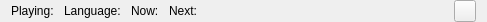
<?xml version="1.0" encoding="UTF-8"?>
<ui version="4.0">
 <class>InfoBar</class>
 <widget class="QWidget" name="InfoBar">
  <property name="geometry">
   <rect>
    <x>0</x>
    <y>0</y>
    <width>487</width>
    <height>22</height>
   </rect>
  </property>
  <property name="sizePolicy">
   <sizepolicy hsizetype="Preferred" vsizetype="Maximum">
    <horstretch>0</horstretch>
    <verstretch>0</verstretch>
   </sizepolicy>
  </property>
  <layout class="QHBoxLayout" name="horizontalLayout">
   <property name="spacing">
    <number>10</number>
   </property>
   <property name="topMargin">
    <number>0</number>
   </property>
   <property name="bottomMargin">
    <number>0</number>
   </property>
   <item>
    <widget class="QLabel" name="labelChannel">
     <property name="text">
      <string>Playing:</string>
     </property>
    </widget>
   </item>
   <item>
    <widget class="QLabel" name="labelLanguage">
     <property name="text">
      <string>Language:</string>
     </property>
    </widget>
   </item>
   <item>
    <widget class="QLabel" name="labelNow">
     <property name="text">
      <string>Now:</string>
     </property>
    </widget>
   </item>
   <item>
    <widget class="QLabel" name="labelNext">
     <property name="text">
      <string>Next:</string>
     </property>
    </widget>
   </item>
   <item>
    <spacer name="horizontalSpacer">
     <property name="orientation">
      <enum>Qt::Horizontal</enum>
     </property>
     <property name="sizeHint" stdset="0">
      <size>
       <width>40</width>
       <height>20</height>
      </size>
     </property>
    </spacer>
   </item>
   <item>
    <widget class="QPushButton" name="buttonRefresh">
     <property name="minimumSize">
      <size>
       <width>22</width>
       <height>22</height>
      </size>
     </property>
     <property name="maximumSize">
      <size>
       <width>22</width>
       <height>22</height>
      </size>
     </property>
     <property name="icon">
      <iconset resource="images.qrc">
       <normaloff>:/icons/images/reload.png</normaloff>:/icons/images/reload.png</iconset>
     </property>
     <property name="iconSize">
      <size>
       <width>20</width>
       <height>20</height>
      </size>
     </property>
    </widget>
   </item>
  </layout>
 </widget>
 <resources>
  <include location="images.qrc"/>
 </resources>
 <connections/>
</ui>
